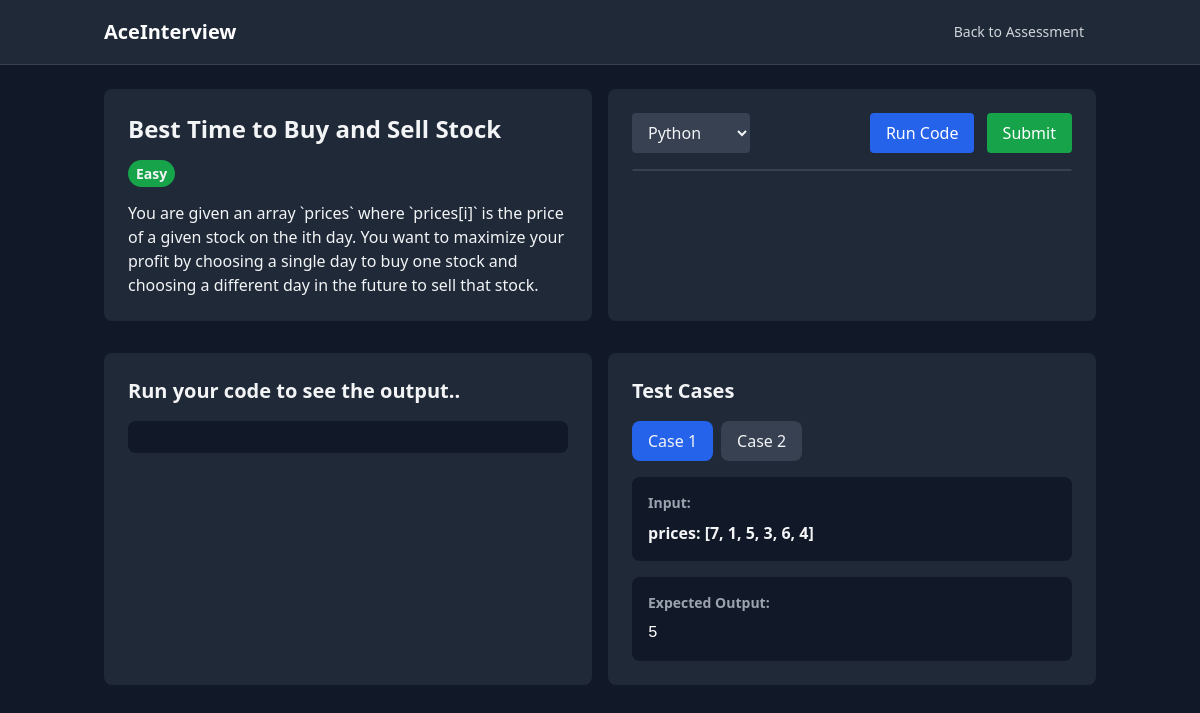
Screenshot of /question/2/ (signed in) with the database file from the repository.
### prep_app/models.py (models this page shows, shortened)
class Question(models.Model):
    DIFFICULTY_CHOICES = [
        ('easy', 'Easy'),
        ('medium', 'Medium'),
        ('hard', 'Hard'),
    ]
    LANGUAGE_CHOICES = [
        ('python', 'Python'),
        ('java', 'Java'),
        ('javascript', 'JavaScript'),
        ('cpp', 'C++'),
    ]
    title = models.CharField(max_length=200)
    description = models.TextField()
    difficulty = models.CharField(max_length=10, choices=DIFFICULTY_CHOICES)
    topic = models.ForeignKey(Topic, on_delete=models.CASCADE, related_name='questions')
    leetcode_link = models.URLField()
    initial_code = models.JSONField(help_text="Initial code template for each language")
    solution = models.JSONField(help_text="Solution code for each language", null=True, blank=True)
    test_cases = models.JSONField()
    created_at = models.DateTimeField(auto_now_add=True)
    updated_at = models.DateTimeField(auto_now=True)

### prep_app/views.py (the view)
# urls.py: path('question/<int:question_id>/', views.coding_assessment, name='coding_assessment'),
@login_required
def coding_assessment(request, question_id):
    question = get_object_or_404(Question, id=question_id)
    if request.method == 'POST':
        form = CodeSubmissionForm(request.POST)
        if form.is_valid():
            submission = form.save(commit=False)
            submission.user = request.user
            submission.question = question
            submission.save()
            return JsonResponse({
                'status': 'success',
                'message': 'Code submitted successfully'
            })
    else:
        form = CodeSubmissionForm(initial={'code': question.initial_code})
    return render(request, 'prep_app/coding_assessment.html', {
        'question': question,
        'form': form,
        'initial_code': question.initial_code,
        'submissions': UserSubmission.objects.filter(
            user=request.user,
            question=question
        ).order_by('-created_at')[:5]
    })

### prep_app/forms.py
class CodeSubmissionForm(forms.ModelForm):
    LANGUAGE_CHOICES = [
        ('python', 'Python'),
        ('java', 'Java'),
        ('javascript', 'JavaScript'),
        ('cpp', 'C++'),
    ]
    code = forms.CharField(
        widget=forms.Textarea(
            attrs={
                'class': 'w-full h-96 font-mono bg-gray-900 text-gray-100 p-4 rounded-lg',
                'spellcheck': 'false',
            }
        )
    )
    language = forms.ChoiceField(
        choices=LANGUAGE_CHOICES,
        widget=forms.Select(
            attrs={
                'class': 'bg-gray-800 text-gray-100 rounded-lg p-2'
            }
        )
    )
    class Meta:
        model = UserSubmission
        fields = ['code', 'language']

### prep_app/templates/prep_app/coding_assessment.html (shortened to what this page needs)
{% load static %}
<!DOCTYPE html>
<html lang="en">
<head>
    <link rel="stylesheet" href="/static/css/base.css">
    <link href="https://cdnjs.cloudflare.com/ajax/libs/codemirror/5.65.2/codemirror.min.css" rel="stylesheet">
    <link href="https://cdnjs.cloudflare.com/ajax/libs/codemirror/5.65.2/theme/monokai.min.css" rel="stylesheet">
    <link rel="stylesheet" href="https://cdnjs.cloudflare.com/ajax/libs/codemirror/5.65.2/codemirror.min.css">
    <link rel="stylesheet" href="https://cdnjs.cloudflare.com/ajax/libs/codemirror/5.65.2/theme/dracula.min.css">
    <script src="https://cdn.tailwindcss.com"></script>
</head>
<body>
    <nav class="bg-gray-800 border-b border-gray-700">
        <div class="container mx-auto px-4">
            <div class="flex items-center justify-between h-16">
                <div class="flex items-center">
                    <a href="{% url 'home' %}" class="text-xl font-bold text-white hover:text-gray-300">
                        AceInterview
                    </a>
                </div>
                <div class="flex items-center">
                    <a href="{% url 'interview_prep' %}" class="text-gray-300 hover:text-white px-3 py-2 rounded-md text-sm font-medium">
                        Back to Assessment
                    </a>
                </div>
            </div>
        </div>
    </nav>
    <div class="min-h-screen bg-gray-900 text-gray-100">
        <div class="container mx-auto px-4">
            <div class="grid grid-cols-1 lg:grid-cols-2 gap-4 py-6">
                <div class="bg-gray-800 rounded-lg p-6">
                    <h1 class="text-2xl font-bold mb-4">{{ question.title }}</h1>
                    <div class="mb-4">
                        <span class="px-2 py-1 rounded-full text-sm font-semibold
                            {% if question.difficulty == 'easy' %}bg-green-600
                            {% elif question.difficulty == 'medium' %}bg-yellow-600
                            {% else %}bg-red-600{% endif %}">
                            {{ question.difficulty|title }}
                        </span>
                    </div>
                    <div class="prose prose-invert">
                        {{ question.description|safe }}
                    </div>
                </div>
                <div class="bg-gray-800 rounded-lg p-6">
                    <form id="code-form" method="post">
                        <div class="mb-4 flex justify-between items-center">
                            <select id="language-selector" class="bg-gray-700 text-gray-100 rounded px-3 py-2" onchange="changeLanguage(this.value)">
                                {% for lang, name in question.LANGUAGE_CHOICES %}
                                    <option value="{{ lang }}">{{ name }}</option>
                                {% endfor %}
                            </select>
                            <div class="space-x-2">
                                <button type="button" onclick="runCode()" class="bg-blue-600 text-white px-4 py-2 rounded hover:bg-blue-700">
                                    Run Code
                                </button>
                                <button type="submit" onclick="submitCode()" class="bg-green-600 text-white px-4 py-2 rounded hover:bg-green-700">
                                    Submit
                                </button>
                            </div>
                        </div>
                        <div id="code-editor" class="border border-gray-700 rounded-lg"></div>
                    </form>
                </div>
            <div class="bg-gray-800 rounded-lg p-6 mt-4">
                <h2 class="text-xl font-bold mb-4">Run your code to see the output..</h2>
                <div id="output" class="font-mono bg-gray-900 p-4 rounded-lg whitespace-pre max-w- overflow-y-auto break-words"></div>
              </div>
            <div class="bg-gray-800 rounded-lg p-6 mt-4">
                <h2 class="text-xl font-bold mb-4">Test Cases</h2>
                <div class="flex space-x-2 mb-4">
                {% for test_case in question.test_cases %}
                    <button class="test-case-btn {% if forloop.first %}bg-blue-600{% else %}bg-gray-700{% endif %} px-4 py-2 rounded-lg"
                            data-case="{{ forloop.counter0 }}">
                    Case {{ forloop.counter }}
                    </button>
                {% endfor %}
                </div>
                {% for test_case in question.test_cases %}
                <div class="test-case-content {% if not forloop.first %}hidden{% endif %}" data-case-index="{{ forloop.counter0 }}">
                <div class="space-y-4">
                    <div class="bg-gray-900 p-4 rounded-lg">
                    <h3 class="text-sm font-semibold text-gray-400 mb-2">Input:</h3>
                    <ul class="list-none">
                        {% for key, value in test_case.input.items %}
                            <li><strong>{{ key }}:</strong> <strong>{{ value|pprint }}</strong></li>
                        {% endfor %}
                        </ul>
                    </div>
                    <div class="bg-gray-900 p-4 rounded-lg">
                    <h3 class="text-sm font-semibold text-gray-400 mb-2">Expected Output:</h3>
                    <pre class="text-white">{{ test_case.expected|pprint }}</pre>
                    </div>
                </div>
                </div>
                {% endfor %}
            </div>
        </div>
    </div>
</body>
</html>

### rows the page displays
Question: title "Best Time to Buy and Sell Stock", difficulty "Easy", description "You are given an array `prices` where `prices[i]` is the price of a given stock on the ith day. You want to maximize your profit by choosing a single day to buy one stock and choosing a different day in the future to sell that stock.", value "Python"

### other values shown
{{ key }} "prices"
{{ value|pprint }} "[7, 1, 5, 3, 6, 4]"
{{ test_case.expected|pprint }} "5"
